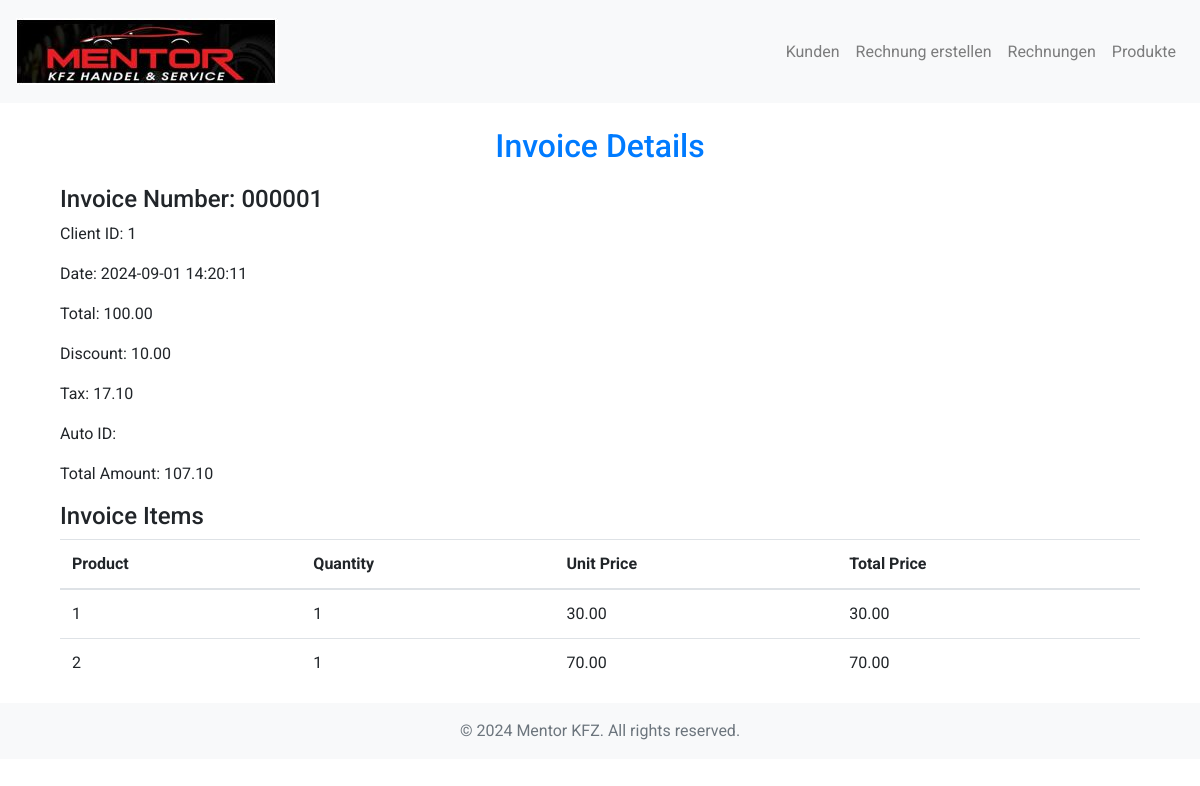
Page /invoice/view_invoice.php?invoice_id=1 on the committed database.
### tables this page shows
CREATE TABLE IF NOT EXISTS invoices (
    id INT(11) AUTO_INCREMENT PRIMARY KEY,
    invoice_number VARCHAR(50) NOT NULL UNIQUE,
    client_id INT(11) NOT NULL,
    date DATETIME NOT NULL,
    total DECIMAL(10,2) NOT NULL,
    discount DECIMAL(10,2),
    tax DECIMAL(10,2),
    vehicle_id INT(11),
    total_amount DECIMAL(10,2) NOT NULL,
    currency VARCHAR(10) DEFAULT 'EUR',  
    status ENUM('Paid', 'Unpaid', 'Cancelled') DEFAULT 'Unpaid',  
    FOREIGN KEY (client_id) REFERENCES clients(id) ON DELETE CASCADE,
    FOREIGN KEY (vehicle_id) REFERENCES vehicles(id) ON DELETE CASCADE
);

CREATE TABLE IF NOT EXISTS invoice_items (
    id INT(11) AUTO_INCREMENT PRIMARY KEY,
    invoice_id INT(11) NOT NULL,
    product_id INT(11) NOT NULL,
    quantity INT(11) NOT NULL,
    price DECIMAL(10,2) NOT NULL,
    total_price DECIMAL(10,2) NOT NULL,
    FOREIGN KEY (invoice_id) REFERENCES invoices(id) ON DELETE CASCADE,
    FOREIGN KEY (product_id) REFERENCES products(id) ON DELETE CASCADE
);

### invoice/view_invoice.php (the view, shortened to what this page needs)
<?php
include '../includes/header.php';
$conn = new mysqli(DB_SERVER, DB_USER, DB_PASSWORD, DB_DATABASE);
$invoice_id = intval($_GET['invoice_id']);
$invoice_sql = "SELECT * FROM invoices WHERE id = ?";
$stmt = $conn->prepare($invoice_sql);
$stmt->bind_param("i", $invoice_id);
$stmt->execute();
$invoice_result = $stmt->get_result();
$invoice = $invoice_result->fetch_assoc();
$invoice_items_sql = "SELECT * FROM invoice_items WHERE invoice_id = ?";
$stmt = $conn->prepare($invoice_items_sql);
$stmt->bind_param("i", $invoice_id);
$stmt->execute();
$invoice_items_result = $stmt->get_result();
?>
<div class="container mt-4">
    <h2>Invoice Details</h2>
    <h4>Invoice Number: <?php echo htmlspecialchars($invoice['invoice_number']); ?></h4>
    <p>Client ID: <?php echo htmlspecialchars($invoice['client_id']); ?></p>
    <p>Date: <?php echo htmlspecialchars($invoice['date']); ?></p>
    <p>Total: <?php echo htmlspecialchars($invoice['total']); ?></p>
    <p>Discount: <?php echo htmlspecialchars($invoice['discount']); ?></p>
    <p>Tax: <?php echo htmlspecialchars($invoice['tax']); ?></p>
    <p>Auto ID: <?php echo htmlspecialchars($invoice['auto_id']); ?></p>
    <p>Total Amount: <?php echo htmlspecialchars($invoice['total_amount']); ?></p>
    <h4>Invoice Items</h4>
    <table class="table">
        <thead>
            <tr>
                <th>Product</th>
                <th>Quantity</th>
                <th>Unit Price</th>
                <th>Total Price</th>
            </tr>
        </thead>
        <tbody>
            <?php while ($item = $invoice_items_result->fetch_assoc()): ?>
                <tr>
                    <td><?php echo htmlspecialchars($item['product_id']); ?></td>
                    <td><?php echo htmlspecialchars($item['quantity']); ?></td>
                    <td><?php echo htmlspecialchars($item['price']); ?></td>
                    <td><?php echo htmlspecialchars($item['total_price']); ?></td>
                </tr>
            <?php endwhile; ?>
        </tbody>
    </table>
</div>
<?php
include '../includes/footer.php';
?>

### assets/css/style.css (style rules this page uses)
body { font-family: 'Roboto', sans-serif; }
h2 { font-size: 2rem; color: #007bff; text-align: center; margin-bottom: 20px; }

### rows in the picture
invoices: invoice_number "000001", client "1", date "2024-09-01 14:20:11", total "100.00", discount "10.00", tax "17.10", total_amount "107.10"
invoice_items: product "1", quantity "1", price "30.00", total_price "30.00"
invoice_items: product "2", quantity "1", price "70.00", total_price "70.00"
